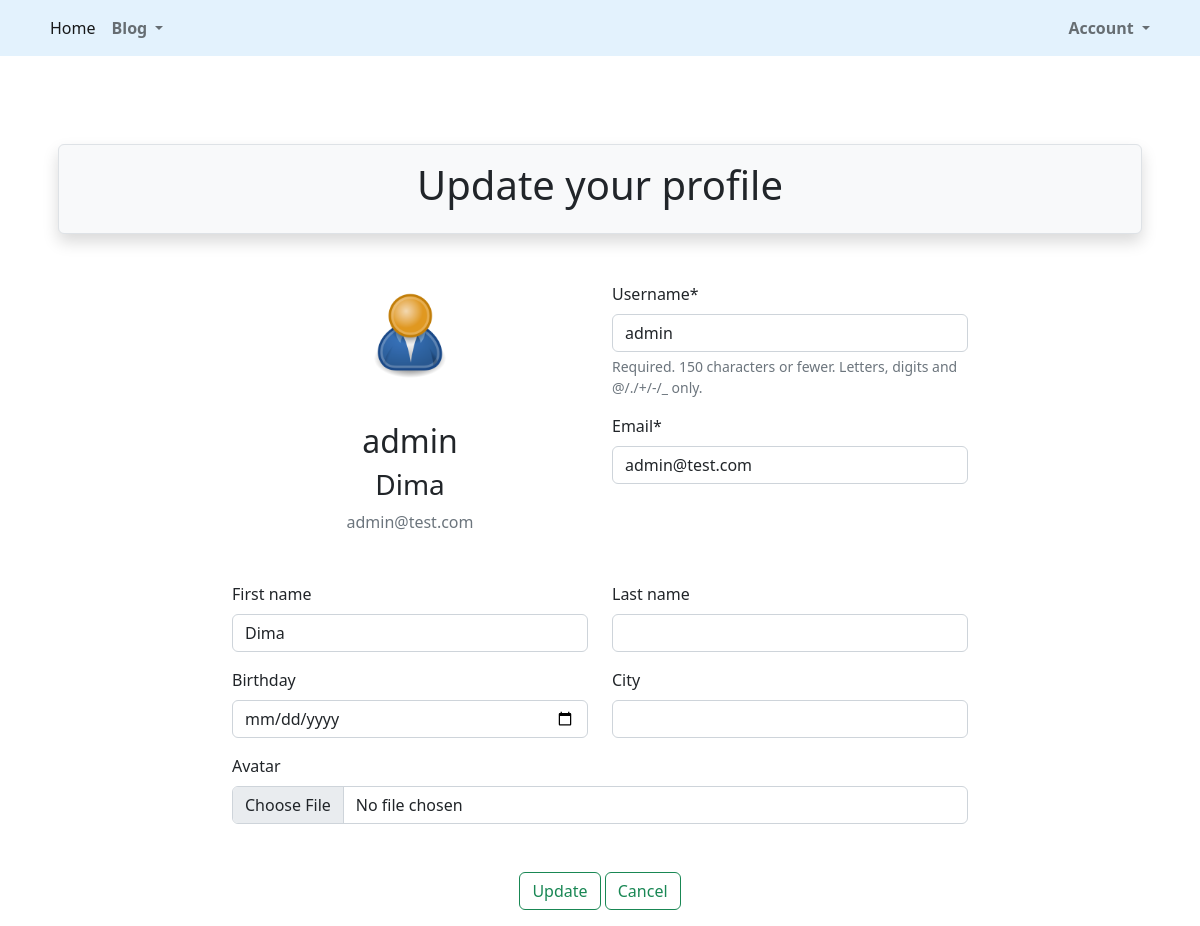
Page /accounts/profile/update/ (signed in) on the committed database.
### src/accounts/models.py (models this page shows, shortened)
class User(AbstractUser):
    is_activated = models.BooleanField(default=True, db_index=True)
    avatar = models.ImageField(upload_to=avatar_place, default='profile/default.png')
    birthday = models.DateField(null=True, blank=True)
    city = models.CharField(max_length=50, null=True, blank=True)
    class Meta(AbstractUser.Meta):
        db_table = 'user'

### src/accounts/views.py (the view)
# urls.py: path('profile/update/', UserUpdateView.as_view(), name='profile_update'),
class UserUpdateView(LoginRequiredMixin, UpdateView):
    template_name = 'accounts/user_update.html'
    model = get_user_model()
    success_url = reverse_lazy('accounts:profile')
    form_class = UserUpdateForm
    def get_object(self, queryset=None):
        return self.request.user

### src/accounts/forms.py
class UserUpdateForm(UserChangeForm):
    avatar = forms.ImageField(required=False, widget=widgets.FileInput())
    birthday = forms.DateField(required=False, widget=widgets.DateInput(attrs={'type': 'date'}))
    email = forms.EmailField(required=True)
    class Meta:
        model = get_user_model()
        fields = (
            'username',
            'first_name',
            'last_name',
            'email',
            'birthday',
            'city',
            'avatar'
        )

### src/accounts/templates/accounts/user_update.html (shortened to what this page needs)
{% extends 'base.html' %}
{% load crispy_forms_filters %}
{% load crispy_forms_field %}
{% block header %}
    Update your profile
{% endblock %}
{% block content %}
    <form method="post" enctype="multipart/form-data">
        <div class="row">
            <div class="col-2"></div>
            <div class="col">
                <div class="row">
                    <div class="col-6 text-center">
                        <div class="media">
                            <div class="img-circle.vert">
                                <img class="rounded-circle p-1 m-1" width="100" height="100" src="{{ user.avatar.url }}"
                                     alt="avatar">
                            </div>
                            <div class="media-body p-3 m-3">
                                <h2 class="account-heading">{{ user.username }}</h2>
                                <h3 class="account-heading">{{ user.first_name }} {{ user.last_name }}</h3>
                                <p class="text-secondary">{{ user.email }}</p>
                            </div>
                        </div>
                    </div>
                    <div class="col-6">
                        {{ form.username|as_crispy_field }}
                        {{ form.email|as_crispy_field }}
                    </div>
                </div>
                <div class="row">
                    <div class="col-6">
                        {{ form.first_name|as_crispy_field }}
                    </div>
                    <div class="col-6">
                        {{ form.last_name|as_crispy_field }}
                    </div>
                </div>
                <div class="row">
                    <div class="col-6">
                        {{ form.birthday|as_crispy_field }}
                    </div>
                    <div class="col-6">
                        {{ form.city|as_crispy_field }}
                    </div>
                </div>
                <div class="row">
                    <div class="col">
                        {{ form.avatar|as_crispy_field }}
                    </div>
                </div>
                <div class="mt-3 mb-3 text-center">
                    <input class="btn btn-outline-success mt-3" type="submit" value="Update">
                    <a class="btn btn-outline-success mt-3" href="{% url 'accounts:profile' %}">Cancel</a>
                </div>
            </div>
            <div class="col-2"></div>
        </div>
    </form>
{% endblock %}

### rows in the picture
User: avatar (placeholder picture), username "admin", first_name "Dima", email "admin@test.com"
